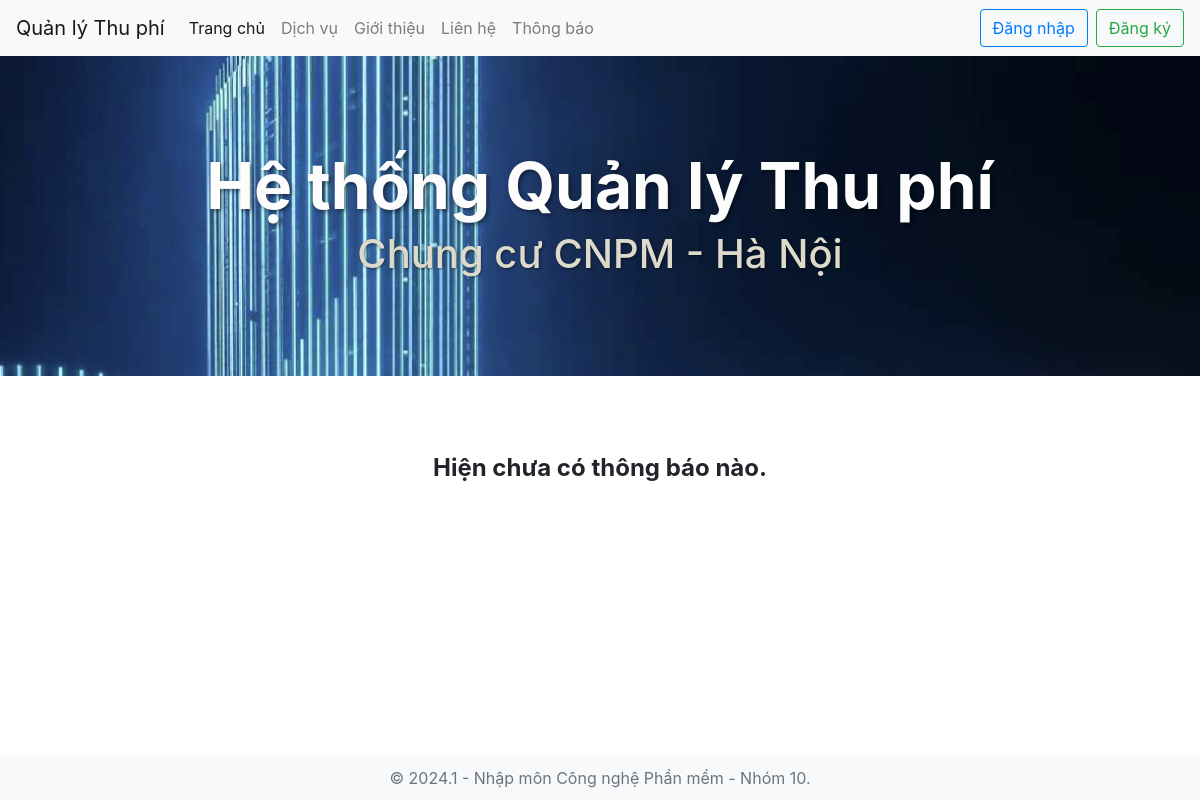
The page /notification/ on the database as committed earlier.
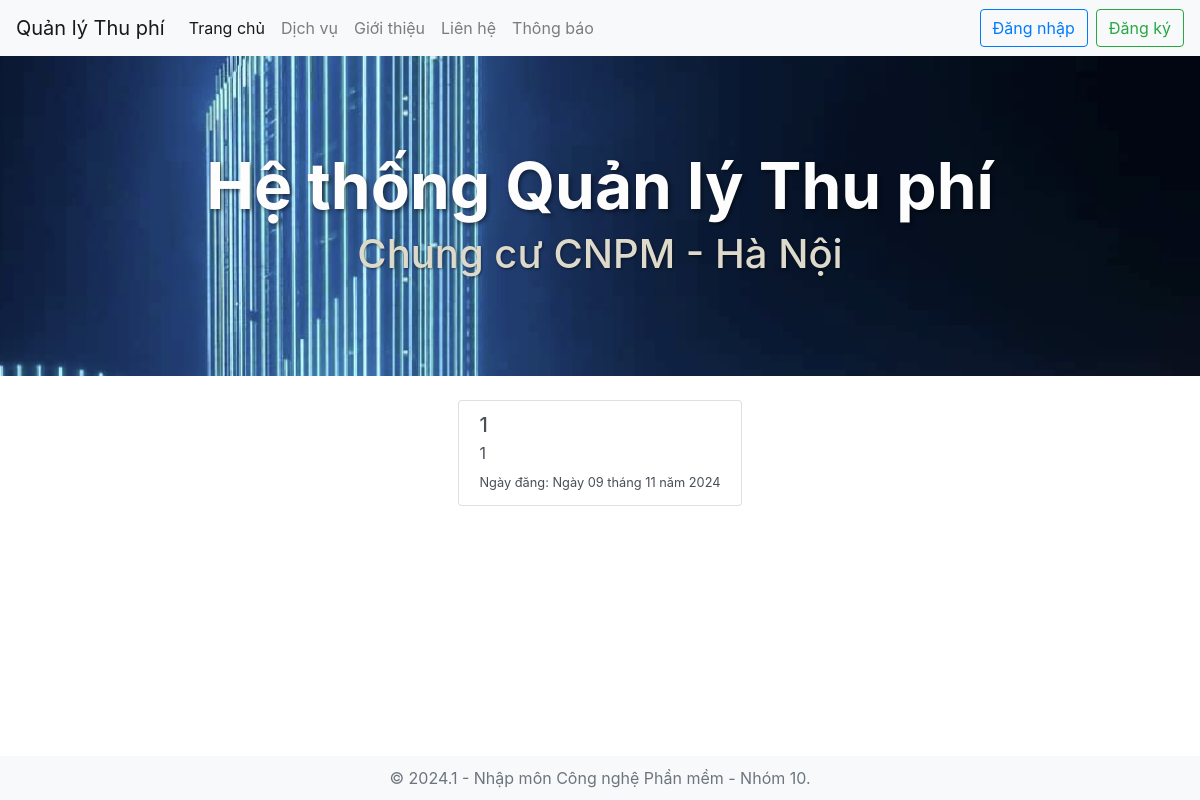
The same page on the database as committed later.
### nmcnpmapp/models.py (models this page shows, shortened)
class Article(models.Model):
    title = models.CharField(max_length=255)
    content = models.TextField()
    date = models.DateField(auto_now_add=True)

### nmcnpmapp/views.py (the view)
# urls.py: path("notification/", views.notification, name="notification"),
def notification(request):
    return render(request, 'app/notification.html', {'articles': Article.objects.all()})

### nmcnpmapp/templates/app/notification.html (shortened to what this page needs)
<!DOCTYPE html>
<html lang="en">
<head>
    {% load static %}
    <link rel="stylesheet" href="{% static 'css/home.css' %}">
    <link rel="stylesheet" href="{% static 'css/newstyles.css' %}">
    <link rel="stylesheet" href="{% static 'css/responsive-tablet.css' %}">
    <link rel="stylesheet" href="{% static 'css/responsive-mobile.css' %}">
    <link rel="stylesheet" href="https://maxcdn.bootstrapcdn.com/bootstrap/4.5.2/css/bootstrap.min.css">
</head>
</head>
<body>
    <nav class="navbar navbar-expand-lg navbar-light bg-light">
        <a class="navbar-brand" href="/">Quản lý Thu phí</a>
        <div class="collapse navbar-collapse" id="navbarNav">
            <ul class="navbar-nav mr-auto">
                <li class="nav-item active"><a class="nav-link" href="/">Trang chủ</a></li>
                <li class="nav-item"><a class="nav-link" href="/service">Dịch vụ</a></li>
                <li class="nav-item"><a class="nav-link" href="/about">Giới thiệu</a></li>
                <li class="nav-item"><a class="nav-link" href="/contact">Liên hệ</a></li>
                <li class="nav-item"><a class="nav-link" href="/notification">Thông báo</a></li>
            </ul>
            {% if user.is_authenticated %}
            <div class="custom-div3">
                <button class="user">{{ user.username }}</button>
                <ul class="sub-user">
                    <li><a href="/changepassword">Đổi mật khẩu</a></li>
                    <li><a href="/logout">Đăng xuất</a></li>
                </ul>
            </div>
            {% else %}
            <div class="navbar-nav">
                <a class="btn btn-outline-primary mr-2" href="/login">Đăng nhập</a>
                <a class="btn btn-outline-success" href="/signup">Đăng ký</a>
            </div>
            {% endif %}
        </div>
    </nav>
    <header class="homepage-header">
        <div class="govuk-width-container">
            <div class="homepage-header__title-container">
                <h1 class="homepage-header__title">
                    Hệ thống Quản lý Thu phí
                </h1>
                <span class="homepage-header__intro">
                    Chung cư CNPM - Hà Nội
                </span>
            </div>
        </div>
    </header>
    <div class="container mt-4 notification-content">
        <div class="list-group">
            {% for article in articles %}
            <a href="{{ article.link }}" class="list-group-item list-group-item-action">
                <h5 class="mb-1">{{ article.title }}</h5>
                <p class="mb-1">{{ article.content }}</p>
                <small>Ngày đăng: {{ article.date }}</small>
            </a>
            {% empty %}
                <p class="text-center" style="font-size: 1.5rem; font-weight: bold; margin-top: 50px;">
                    Hiện chưa có thông báo nào.
                </p>
            {% endfor %}
        </div>
    </div>
    <footer class="footer mt-auto text-center">
        <div class="container">
            <span class="text-muted">© 2024.1 - Nhập môn Công nghệ Phần mềm - Nhóm 10.</span>
        </div>
    </footer>
</body>
</html>

### nmcnpmapp/static/css/home.css (style rules this page uses)
.homepage-header { background-image: url("/nmcnpmapp/static/img/building.jpg"); background-size: cover; background-position: center; height: 60vh; display: flex; align-items: center; justify-content: center; position: relative; color: white; overflow: hidden; }

### nmcnpmapp/static/css/newstyles.css (style rules this page uses)
.navbar { background-color: #6c757d; }
.nav-item a { color: #ffffff; transition: background-color 0.3s, color 0.3s ease; }

Rows that differ between the two databases and show on the page:
added Article: title "1", content "1", date "Ngày 09 tháng 11 năm 2024"
Other text that changed with them:
text no longer shown: "Hiện chưa có thông báo nào."
